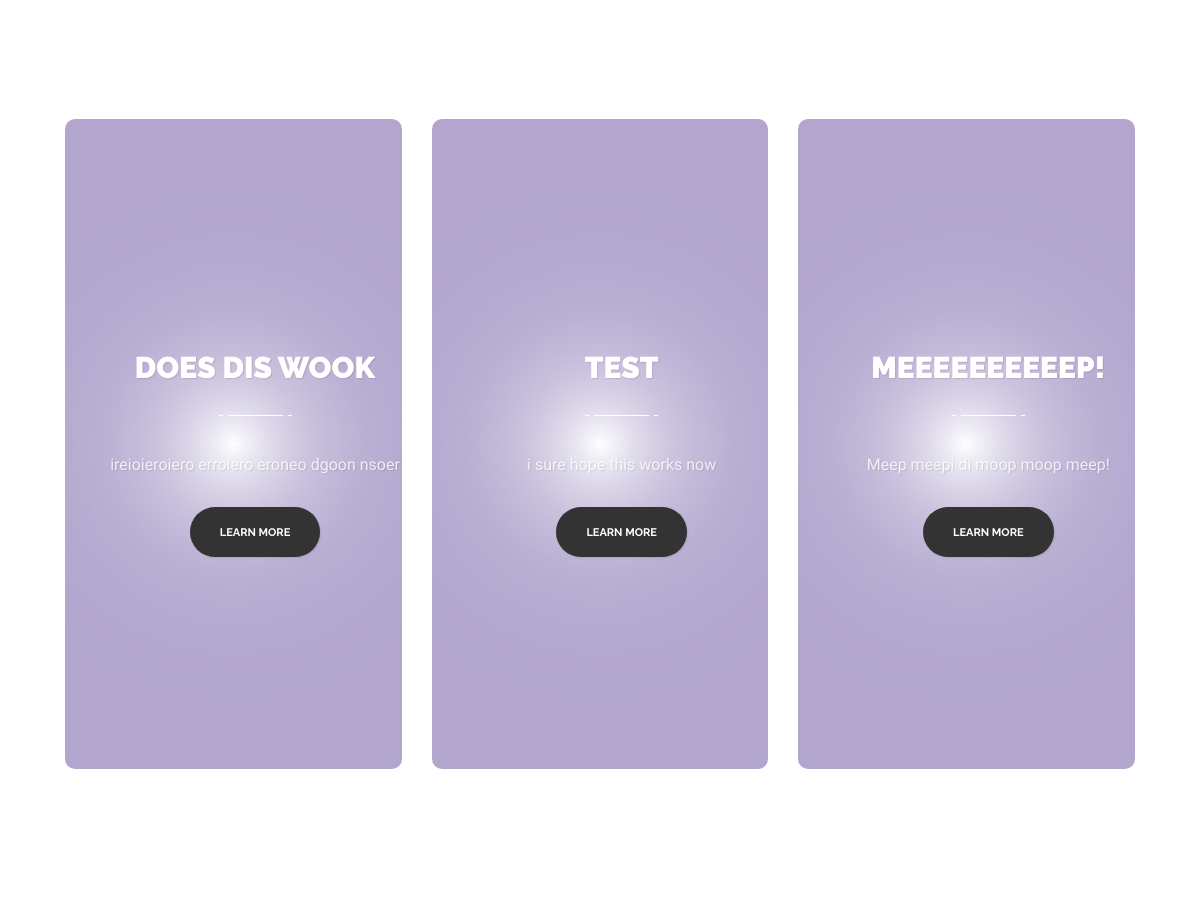
Before: / (middle part) with the older database file.
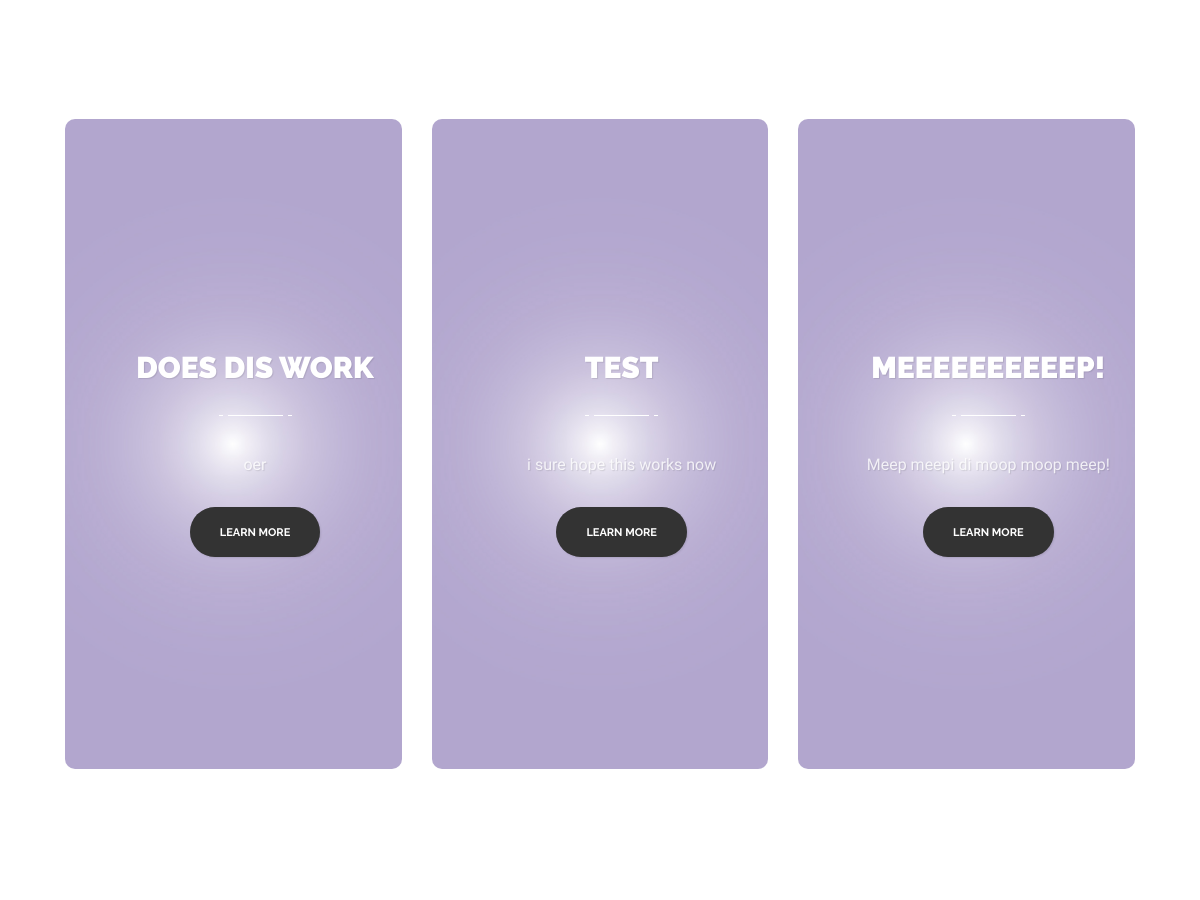
After: the same page with the newer database file.
### tables this page shows
CREATE TABLE IF NOT EXISTS `news` (
  `news_id` int(11) NOT NULL AUTO_INCREMENT,
  `title` varchar(45) NOT NULL,
  `description` text NOT NULL,
  `time` datetime NOT NULL DEFAULT CURRENT_TIMESTAMP,
  `media` varchar(250) DEFAULT NULL,
  PRIMARY KEY (`news_id`)
);

### index.php (called while the page is built, shortened)
<?php
    include "public/Router.php";
    $request = $_SERVER["REQUEST_URI"];
    $router = new Router($request);
    $router->get('/', 'views/frontend/Home');

### models/handlers/newsHandler.php (called while the page is built, shortened)
<?php
$rootPath = "";
require_once $rootPath . "public/dbconn.php";
require_once $rootPath . "models/sql/news.php";
class NewsHandler extends News{
    public $db;
    public function __construct($db) {
        $this->db = $db;
    }
    public function getNews($search){
        if($search == ""){
            $search = "%";
        }else{
            $search = "%" . $search . "%";
        }
        $getNews = $this->db->prepare($this->getNewsQuery);
        $getNews->bindParam(":title", $search);
        $getNews->bindParam(":description", $search);
        $getNews->execute();
        $news = $getNews->fetchAll();
        return $news;
    }
}
$NewsHandler = new NewsHandler($db);

### controllers/frontendNews.php (called while the page is built)
<?php
$news = $NewsHandler->getNews('%');

### views/frontend/home.php (the view, shortened to what this page needs)
<?php
    $rootPath = "";
    require_once $rootPath . "views/frontend/partials/header.php";
    require_once $rootPath . "models/handlers/newsHandler.php";
    require_once $rootPath . "controllers/frontendNews.php";
?>
<div class="content-margins grey">
    <div class="empty-space col-xs-b35 col-md-b70"></div>
    <div class="empty-space col-xs-b35 col-md-b70"></div>
    <div class="container-fluid">
        <div class="row">
            <?php
                    foreach($news as $new){
            ?>
                <div class="col-md-4 col-xs-b15 col-md-b0">
                    <div class="banner-shortcode style-4 rounded-image text-center"
                        style="background-image: url(assets/img/background-5.jpg);">
                        <div class="valign-middle-cell">
                            <div class="valign-middle-content flex-center">
                                <h3 class="h3 light"><?php echo $new['title'] ?></h3>
                                <div class="title-underline light center"><span></span></div>
                                <div class="news-image-div">
                                </div>
                                <div class="simple-article size-4 light transparent col-xs-b30"><?php echo $new['description'] ?></div>
                                <a class="button size-2 style-2" href="/NewsShow">
                                    <span class="button-wrapper">
                                        <span class="text">learn more</span>
                                    </span>
                                </a>
                            </div>
                        </div>
                    </div>
                </div>
            <?php
                }
            ?>
        </div>
    </div>
    <div class="empty-space col-xs-b35 col-md-b70"></div>
    <div class="empty-space col-xs-b35 col-md-b70"></div>
</div>
<?php
    require_once $rootPath . "views/frontend/partials/footer.php";
?>

### public/Router.php (shortened to what this page needs)
<?php
class Router{
    private $request;
    public function __construct($requestPara){
        $this->request = $requestPara;
    }
    public function get($route, $file){
        $uri = trim($this->request, "/");
        $uri = explode("/", $uri);
        if($uri[0] == trim($route, "/")){
            require_once $file . ".php";
        }
    }
}

### views/frontend/partials/header.php (shortened to what this page needs)
<!DOCTYPE html>
<html lang="en">
<head>
    <link href="https://cdnjs.cloudflare.com/ajax/libs/font-awesome/6.2.0/css/all.min.css" rel="stylesheet">
    <link href="<?php echo BASE_URL ?>/views/frontend/partials/css/TheCostumCSS.css" rel="stylesheet">
    <link href="<?php echo BASE_URL ?>/views/frontend/partials/css/bootstrap.extension.css" rel="stylesheet">
    <link href="<?php echo BASE_URL ?>/views/frontend/partials/css/bootstrap.min.css" rel="stylesheet">
    <link href="<?php echo BASE_URL ?>/views/frontend/partials/css/style.css" rel="stylesheet">
    <link href="<?php echo BASE_URL ?>/views/frontend/partials/css/swiper.css" rel="stylesheet">
    <link href="<?php echo BASE_URL ?>/views/frontend/partials/css/sumoselect.css" rel="stylesheet">
    <link href="<?php echo BASE_URL ?>/views/frontend/partials/css/font-awesome.min.css" rel="stylesheet">
</head>
<body>
    <div id="content-block">

### views/frontend/partials/footer.php (shortened to what this page needs)
</body>
</html>

### views/frontend/partials/css/TheCostumCSS.css (style rules this page uses)
.button-wrapper { display: block; overflow: hidden; border-radius: inherit; -webkit-border-radius: inherit; position: relative; }
.news-image-div { max-width: 350px; min-width: 350px; height: auto; }
.flex-center { display: flex; flex-direction: column; align-items: center; }

Changed rows visible on the page:
changed news: title "DOES DIS WOOK" → "DOES DIS WORK"; description "ireioieroiero erroiero eroneo dgoon nsoer" → "oer"
